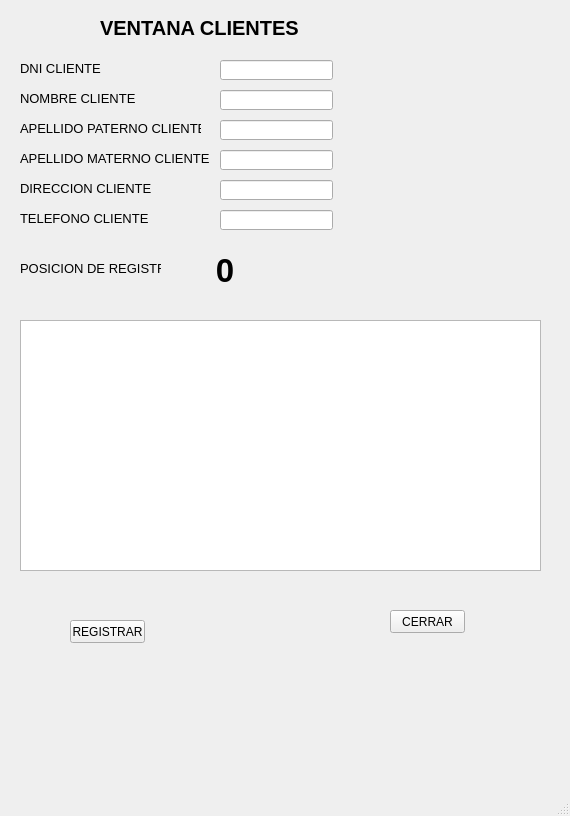
<?xml version="1.0" encoding="UTF-8"?>
<ui version="4.0">
 <class>vent_clientes</class>
 <widget class="QMainWindow" name="vent_clientes">
  <property name="geometry">
   <rect>
    <x>0</x>
    <y>0</y>
    <width>570</width>
    <height>816</height>
   </rect>
  </property>
  <property name="windowTitle">
   <string>MainWindow</string>
  </property>
  <widget class="QWidget" name="centralwidget">
   <widget class="QLabel" name="label_1">
    <property name="geometry">
     <rect>
      <x>100</x>
      <y>20</y>
      <width>211</width>
      <height>16</height>
     </rect>
    </property>
    <property name="font">
     <font>
      <pointsize>15</pointsize>
      <weight>75</weight>
      <bold>true</bold>
     </font>
    </property>
    <property name="text">
     <string>VENTANA CLIENTES</string>
    </property>
   </widget>
   <widget class="QLabel" name="label_2">
    <property name="geometry">
     <rect>
      <x>20</x>
      <y>60</y>
      <width>131</width>
      <height>16</height>
     </rect>
    </property>
    <property name="font">
     <font>
      <pointsize>10</pointsize>
     </font>
    </property>
    <property name="text">
     <string>DNI CLIENTE</string>
    </property>
   </widget>
   <widget class="QLabel" name="label_3">
    <property name="geometry">
     <rect>
      <x>20</x>
      <y>90</y>
      <width>131</width>
      <height>16</height>
     </rect>
    </property>
    <property name="font">
     <font>
      <pointsize>10</pointsize>
     </font>
    </property>
    <property name="text">
     <string>NOMBRE CLIENTE</string>
    </property>
   </widget>
   <widget class="QLabel" name="label_4">
    <property name="geometry">
     <rect>
      <x>20</x>
      <y>120</y>
      <width>181</width>
      <height>16</height>
     </rect>
    </property>
    <property name="font">
     <font>
      <pointsize>10</pointsize>
     </font>
    </property>
    <property name="text">
     <string>APELLIDO PATERNO CLIENTE</string>
    </property>
   </widget>
   <widget class="QLabel" name="label_5">
    <property name="geometry">
     <rect>
      <x>20</x>
      <y>150</y>
      <width>191</width>
      <height>16</height>
     </rect>
    </property>
    <property name="font">
     <font>
      <pointsize>10</pointsize>
     </font>
    </property>
    <property name="text">
     <string>APELLIDO MATERNO CLIENTE</string>
    </property>
   </widget>
   <widget class="QLabel" name="label_6">
    <property name="geometry">
     <rect>
      <x>20</x>
      <y>180</y>
      <width>131</width>
      <height>16</height>
     </rect>
    </property>
    <property name="font">
     <font>
      <pointsize>10</pointsize>
     </font>
    </property>
    <property name="text">
     <string>DIRECCION CLIENTE</string>
    </property>
   </widget>
   <widget class="QLabel" name="label_7">
    <property name="geometry">
     <rect>
      <x>20</x>
      <y>210</y>
      <width>131</width>
      <height>16</height>
     </rect>
    </property>
    <property name="font">
     <font>
      <pointsize>10</pointsize>
     </font>
    </property>
    <property name="text">
     <string>TELEFONO CLIENTE</string>
    </property>
   </widget>
   <widget class="QLabel" name="label_8">
    <property name="geometry">
     <rect>
      <x>20</x>
      <y>260</y>
      <width>141</width>
      <height>16</height>
     </rect>
    </property>
    <property name="font">
     <font>
      <pointsize>10</pointsize>
     </font>
    </property>
    <property name="text">
     <string>POSICION DE REGISTRO</string>
    </property>
   </widget>
   <widget class="QLabel" name="txt_contador">
    <property name="geometry">
     <rect>
      <x>170</x>
      <y>230</y>
      <width>121</width>
      <height>81</height>
     </rect>
    </property>
    <property name="font">
     <font>
      <pointsize>25</pointsize>
      <weight>75</weight>
      <bold>true</bold>
     </font>
    </property>
    <property name="text">
     <string>     0</string>
    </property>
   </widget>
   <widget class="QPushButton" name="btn_registrar">
    <property name="geometry">
     <rect>
      <x>70</x>
      <y>620</y>
      <width>75</width>
      <height>23</height>
     </rect>
    </property>
    <property name="text">
     <string>REGISTRAR</string>
    </property>
   </widget>
   <widget class="QPushButton" name="btn_cerrar">
    <property name="geometry">
     <rect>
      <x>390</x>
      <y>610</y>
      <width>75</width>
      <height>23</height>
     </rect>
    </property>
    <property name="text">
     <string>CERRAR</string>
    </property>
   </widget>
   <widget class="QLineEdit" name="txt_n1">
    <property name="geometry">
     <rect>
      <x>220</x>
      <y>60</y>
      <width>113</width>
      <height>20</height>
     </rect>
    </property>
   </widget>
   <widget class="QLineEdit" name="txt_n2">
    <property name="geometry">
     <rect>
      <x>220</x>
      <y>90</y>
      <width>113</width>
      <height>20</height>
     </rect>
    </property>
   </widget>
   <widget class="QLineEdit" name="txt_n3">
    <property name="geometry">
     <rect>
      <x>220</x>
      <y>120</y>
      <width>113</width>
      <height>20</height>
     </rect>
    </property>
   </widget>
   <widget class="QLineEdit" name="txt_n4">
    <property name="geometry">
     <rect>
      <x>220</x>
      <y>150</y>
      <width>113</width>
      <height>20</height>
     </rect>
    </property>
   </widget>
   <widget class="QLineEdit" name="txt_n5">
    <property name="geometry">
     <rect>
      <x>220</x>
      <y>180</y>
      <width>113</width>
      <height>20</height>
     </rect>
    </property>
   </widget>
   <widget class="QLineEdit" name="txt_n6">
    <property name="geometry">
     <rect>
      <x>220</x>
      <y>210</y>
      <width>113</width>
      <height>20</height>
     </rect>
    </property>
   </widget>
   <widget class="QTextBrowser" name="listar">
    <property name="geometry">
     <rect>
      <x>20</x>
      <y>320</y>
      <width>521</width>
      <height>251</height>
     </rect>
    </property>
   </widget>
  </widget>
  <widget class="QMenuBar" name="menubar">
   <property name="geometry">
    <rect>
     <x>0</x>
     <y>0</y>
     <width>570</width>
     <height>26</height>
    </rect>
   </property>
  </widget>
  <widget class="QStatusBar" name="statusbar"/>
 </widget>
 <resources/>
 <connections/>
</ui>
